Frame 1 (no input): blank canvas, image omitted
Frame 60 (the mouse pressed at the canvas centre just before this capture): blank canvas, image omitted
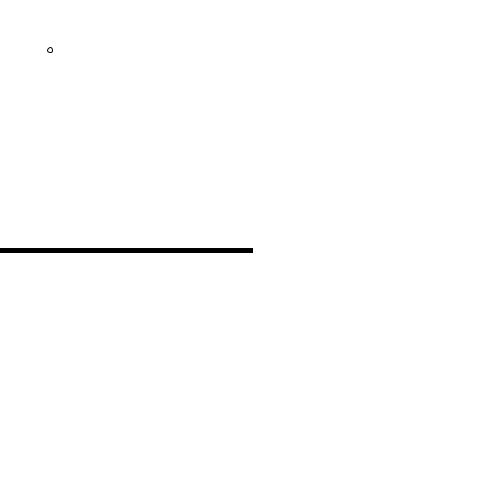
Frame 120 (the mouse held since frame 60 and released just before this capture)

The Processing sketch whose frames 1 and 60 were blank and that drew this single picture after the mouse press (run headless with seeded random() and noise(); from frame 60 on, the mouse is pressed at the canvas centre):

// Processing sketch: week01_6_mouse_Wheel_strokeWeight_circleSize_ellipse
// ── week01_6_mouse_Wheel_strokeWeight_circleSize_ellipse.pde
// week01_6_mouse_Wheel_strokeWeight_circleSize_ellipse
// 整合 week01_4 week01_5 讓大小可以mouse wheel改變
float circleSize = 5; //小一點

void setup() {
  size(500, 500);
  background(255);
}

void draw() {
  strokeWeight(circleSize); // 把剛剛的圓, 當成筆的大小
  if (mousePressed){ // mouse 按下去, 有兩種可能
    if (mouseButton==LEFT) stroke(0); // 畫黑線
    if (mouseButton==RIGHT) stroke(255); // 用白色清掉
    line(mouseX, mouseY, pmouseX, mouseY);
  }
  noStroke(); // 不要畫外框
  rect(0, 0, 100, 100);
  stroke(0); // 黑色的線
  strokeWeight(1); // 左上角小圈圈的外框
  ellipse(50, 50, circleSize, circleSize); // 劃出圈
}

void mouseWheel(MouseEvent e) {
  // 每次滾動改變大小(往下滾放大, 往上滾缩小)
  circleSize -= e.getCount();
}
